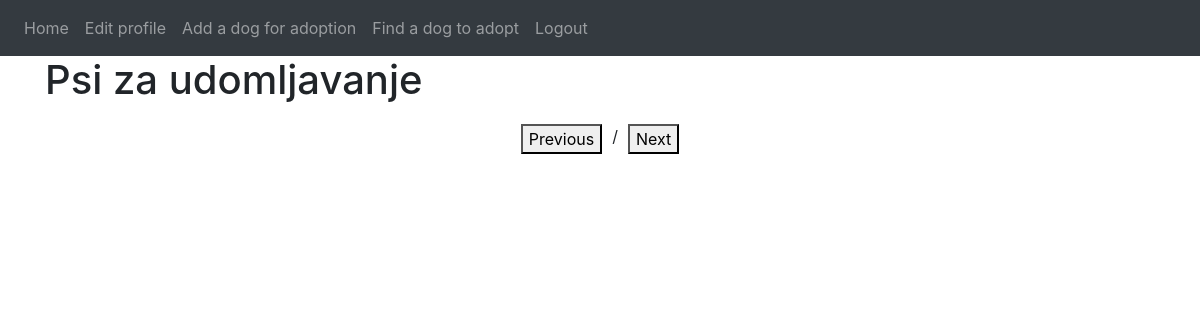
Page /matches (signed in) on the earlier database version.
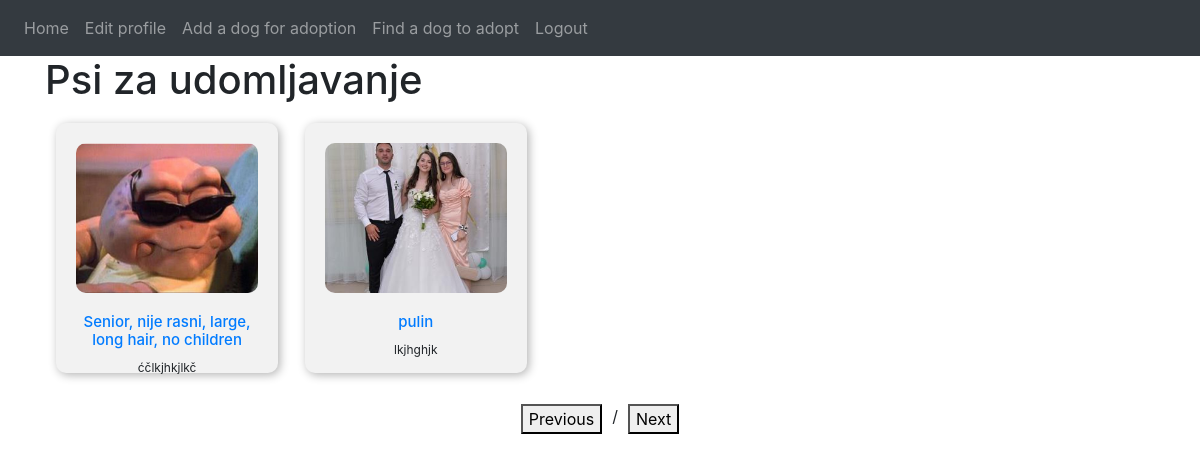
Same page on the later database version.
### website/models.py (models this page shows)
class Note(db.Model):
    id = db.Column(db.Integer, primary_key = True)
    title = db.Column(db.String(150))
    data = db.Column(db.String(10000))
    image_file = db.Column(db.String(150), nullable=False)
    date_posted = db.Column(db.DateTime(timezone = True), default = func.now())
    user_id = db.Column(db.Integer, db.ForeignKey('user.id'))
    dog_info = db.relationship('DogInfo', backref = 'user', uselist = False)
    def __repr__(self):
        return f"Post('{self.title}', '{self.date_posted}')"

### website/views.py (the view)
@login_required
def show_matches():
        prefered_breeds = (session.query(UserInfo.prefered_breed).filter(UserInfo.user_id == current_user.id).all())[0][0]
        age_preference = (session.query(UserInfo.age_preference).filter(UserInfo.user_id == current_user.id).all())[0][0][0]
        size_preference = (session.query(UserInfo.size_preference).filter(UserInfo.user_id == current_user.id).all())[0][0]
        color_preference = (session.query(UserInfo.color_preference).filter(UserInfo.user_id == current_user.id).all())[0][0]
        coat_length_preference = (session.query(UserInfo.coat_length_preference).filter(UserInfo.user_id == current_user.id).all())[0]
        result = db.session.query(Note, DogInfo, UserInfo).join(DogInfo, Note.id == DogInfo.note_id)\
                .join(UserInfo, UserInfo.user_id == current_user.id, isouter=True)\
                .filter( UserInfo.user_id == current_user.id)\
                .filter(case([('all' not in age_preference, DogInfo.age.in_(age_preference)),], else_= True))\
                .filter(case([('all' not in prefered_breeds, DogInfo.primary_breed.in_(prefered_breeds)),], else_= True))\
                .filter(case([(UserInfo.prefers_mixed_breed == False, DogInfo.mixed_breed == UserInfo.prefers_mixed_breed),], else_= True))\
                .filter(case([('all' not in size_preference, DogInfo.size.in_(size_preference)),], else_= True))\
                .filter(case([('all' not in color_preference, DogInfo.color.in_(color_preference)),], else_= True))\
                .filter(case([('all' not in coat_length_preference, DogInfo.coat_length.in_(coat_length_preference)),], else_= True))\
                .filter(case([(UserInfo.dog_with_children == True, UserInfo.dog_with_children == DogInfo.dog_with_children),], else_= True))\
                .filter(case([(UserInfo.dog_with_dogs == True, UserInfo.dog_with_dogs == DogInfo.dog_with_dogs),], else_= True))\
                .filter(case([(UserInfo.dog_with_cats == True, UserInfo.dog_with_cats == DogInfo.dog_with_cats),], else_= True))\
                .filter(case([(UserInfo.dog_with_sm_animals == True, UserInfo.dog_with_sm_animals == DogInfo.dog_with_sm_animals),], else_= True))\
                .filter(case([(UserInfo.dog_with_big_animals == True, UserInfo.dog_with_big_animals == DogInfo.dog_with_big_animals),], else_= True))\
                .filter(case([(UserInfo.special_need_dog == False, UserInfo.special_need_dog == DogInfo.special_need_dog),], else_= True))\
                .filter(case([(UserInfo.spay_needed == True, UserInfo.spay_needed == DogInfo.spayed),], else_= True))\
                .filter(case([(UserInfo.dog_in_house == False,and_(DogInfo.age != "puppy", DogInfo.size != 'small')),], else_= True))\
                .filter(case([(or_(UserInfo.yard == True , UserInfo.park == True), DogInfo.activity_level == UserInfo.activity_level),\
                   (and_(UserInfo.yard == False , UserInfo.park == False), DogInfo.activity_level != "high" if UserInfo.activity_level == 'high'\
                    else DogInfo.activity_level == UserInfo.activity_level), ], else_= True))\
        for res in result:
            print(res)
        per_page = 10
        current_page = int(request.args.get('page', 1))
        return render_template('show_matches.html', user = current_user, posts = result, currentPage=current_page, totalPages=10 )

### website/models.py (called while the page is built)
    def __repr__(self):
        return f"User preferes mixed breed('{self.prefers_mixed_breed},preffers{self.prefered_breed}, {self.age_preference[0]}'\
            ,{self.size_preference}, {self.color_preference}, {self.coat_length_preference},children: {self.dog_with_children}\
                dogs:{self.dog_in_house}, cats:{self.dog_with_cats}, sm animals:{self.dog_with_sm_animals}, big anm: {self.dog_with_big_animals}\
                    special_need: {self.special_need_dog}, spayed: {self.spay_needed}, activity: {self.activity_level})"

    def __repr__(self):
        return f"Dog is mixed breed('{self.mixed_breed}, {self.primary_breed}, {self.age},{self.size},\
            {self.color},{self.coat_length},children: {self.dog_with_children}, dogs: {self.dog_with_dogs},cats:{self.dog_with_cats},sm animals:{self.dog_with_sm_animals}', big anm : {self.dog_with_big_animals}\
                , special_need: {self.special_need_dog}, spayed: {self.spayed}, activity: {self.activity_level})"

### website/templates/show_matches.html (shortened to what this page needs)
{% extends "base.html" %} {% block title %}Post{% endblock %}
    {% block content %}
      <h1 text-align = "center">Psi za udomljavanje</h1>
        {% for post in posts %}
        <div class="dog-card">
          <img src="{{ url_for('static', filename='profile_pics/' + post[0].image_file) }}" alt="dog" />
          <h2><a href="{{ url_for('post', post_id = post[0].id )}}">{{ post[0].title }} </a></h2>
          <p>{{ post[0].data }} </p>
        </div>
        {% endfor %}
        <div class="pagination" >
          <button class="prev">Previous</button>
          <span class="page-number">{{ current_page }} / {{ total_pages }}</span>
          <button class="next">Next</button>
        </div>
      {% endblock %}

Differences in the rows shown:
now on this page (row edited): Note: image_file (picture), title "Senior, nije rasni, large, long hair, no children", data "ćčlkjhkjlkč"
added Note: image_file (picture), title "pulin", data "lkjhghjk"
